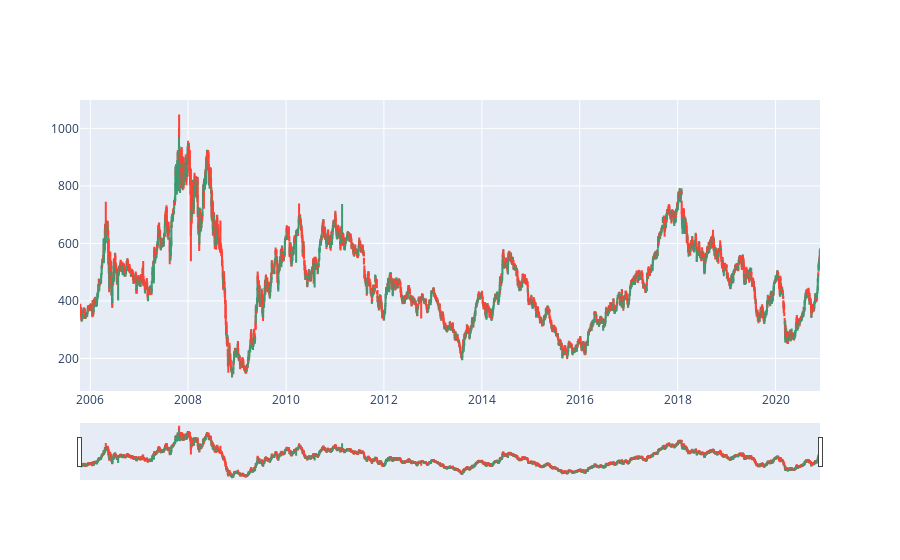

The notebook cell saved with this chart:
### Code cell
# Plot the candlestick
fig = go.Figure(data=[go.Candlestick(
                    x=tatasteel_df.index,
                    open=tatasteel_df['Open'],
                    high=tatasteel_df['High'],
                    low=tatasteel_df['Low'],
                    close=tatasteel_df['Close'])
                ]
            )

fig.show()

### Figure 1 — Plotly figure (JSON) as saved in the notebook; plotly's stock layout.template omitted (floating-point values rounded to 4 significant figures; data arrays with more than 128 entries replaced by an {"elided": "..."} marker saying what was removed)
{"data": [{"close": {"elided": "3749 float values"}, "high": {"elided": "3749 float values"}, "low": {"elided": "3749 float values"}, "open": {"elided": "3749 float values"}, "type": "candlestick", "x": {"elided": "3749 str values"}}], "layout": {}}
